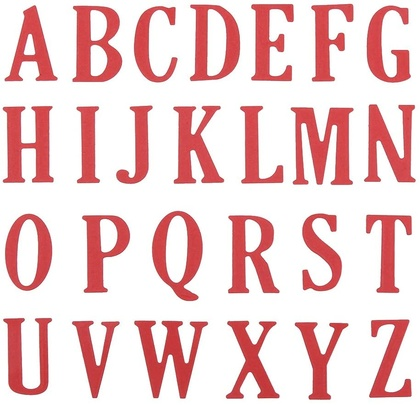
%> input picture LAB566/Lab 11/alphabet.jpg, 420 x 405 px, shrunk from 916 x 884 before the run
$ octave Lab11.m   (GNU Octave 9; MATLAB toolbox functions it lacks are replaced by stand-ins)
%> lines starting %> are read from the running program, lines starting %| are printed output that depends on the picture; in (x1, y1, x2, y2) boxes, pixels count from 0 and x2, y2 are one past the last pixel; in counts of white or black regions, pixels touching at a corner belong together; the program's own positions count from 1
close all;
clear all;
clc;

img = imread("alphabet.jpg");
%> img is the input picture: size 405x420x3 uint8; mean R, G, B 239.1, 205, 205.8
img_g = rgb2gray(img);
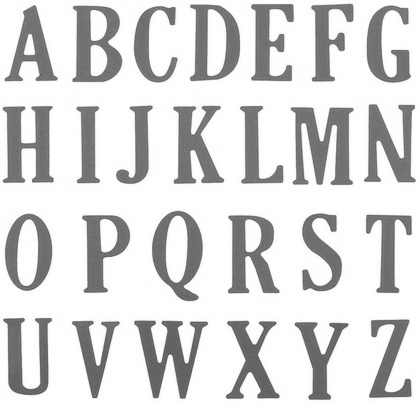
%> img_g: size 405x420 uint8; min 76, max 255, mean 215.3

bw = imbinarize(img_g, 0.6);
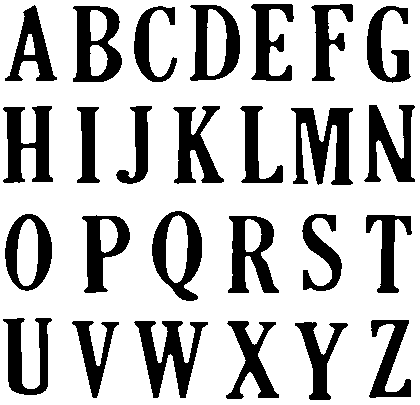
%> bw: size 405x420 logical; 74.1% white; 26 black regions, largest, box (x1, y1, x2, y2) and area: (291, 108, 353, 185) 2716, (134, 321, 208, 398) 2395, (3, 106, 53, 183) 2211
figure, imshow(bw),title('Original Imager');

% Background should be black and foreground should be white
bw_c = imcomplement(bw);
figure, imshow(bw_c),title('Complement of Orignial Image');

[L, num] = bwlabel(bw_c, 8);
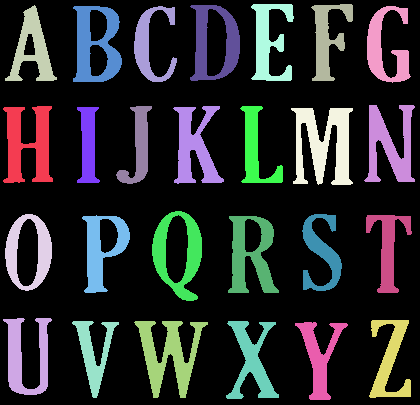
%> L: size 405x420 double; 27 distinct labels, from 0 to 26; one colour per label, 0 black
%> num = 26
figure, imshow(L);

fprintf('There are %d letter in Alphabet. \n', num);
%| There are 26 letter in Alphabet.

% Displaying individual elements in the image.
[h,w] = size(bw);
%> h = 405; w = 420
for i = 1:num
    new_img = zeros(h,w);
    [r,c] = find(L == i);
    for j = 1:length(r)
        new_img(r(j),c(j)) = 1;
    end
    figure, imshow(new_img);
end
%> this loop made 26 passes
%> pass 1, `imshow(new_img)`:
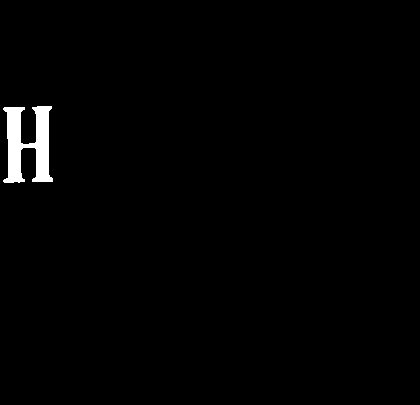
%> displayed picture: size 405x420, on the screen's scale of 0 to 255; 1.3% white; 1 white region, box (x1, y1, x2, y2) and area: (3, 106, 53, 183) 2211
%> pass 2, `imshow(new_img)`:
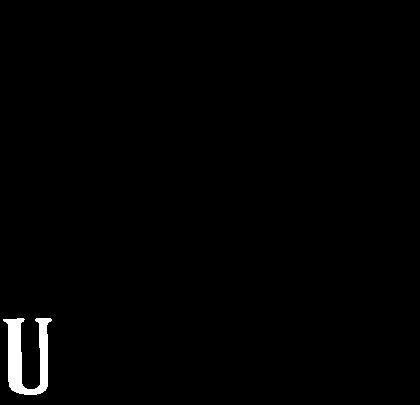
%> displayed picture: size 405x420, on the screen's scale of 0 to 255; 1% white; 1 white region, box (x1, y1, x2, y2) and area: (3, 318, 52, 395) 1773
%> after the loop:
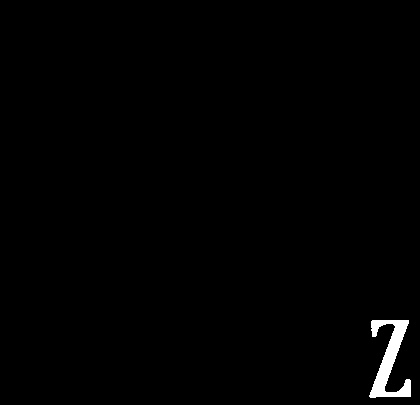
%> new_img: size 405x420 double; values 0 (black) and 1 (white), 0.84% white; 1 white region, box (x1, y1, x2, y2) and area: (369, 320, 411, 398) 1430
